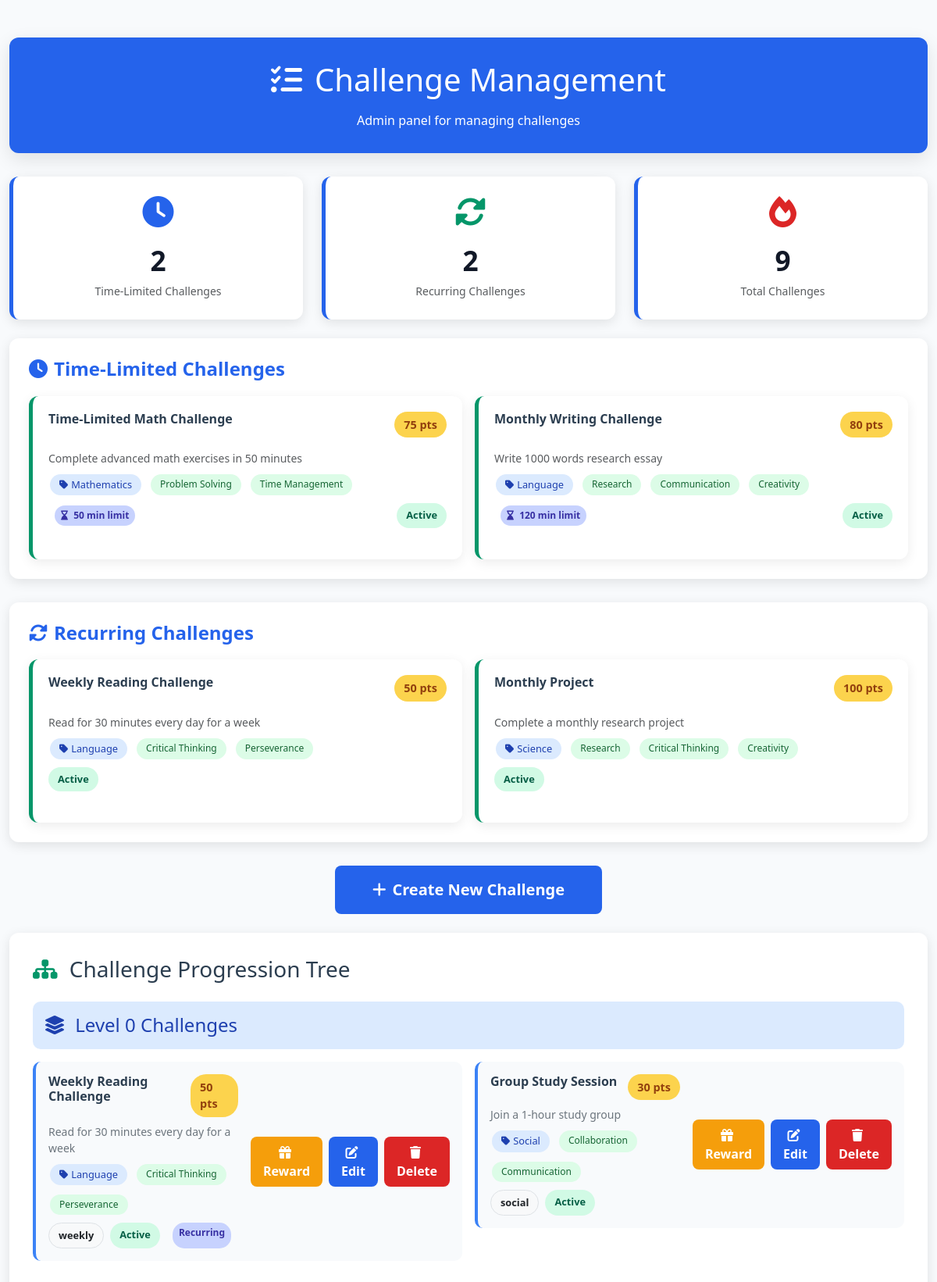
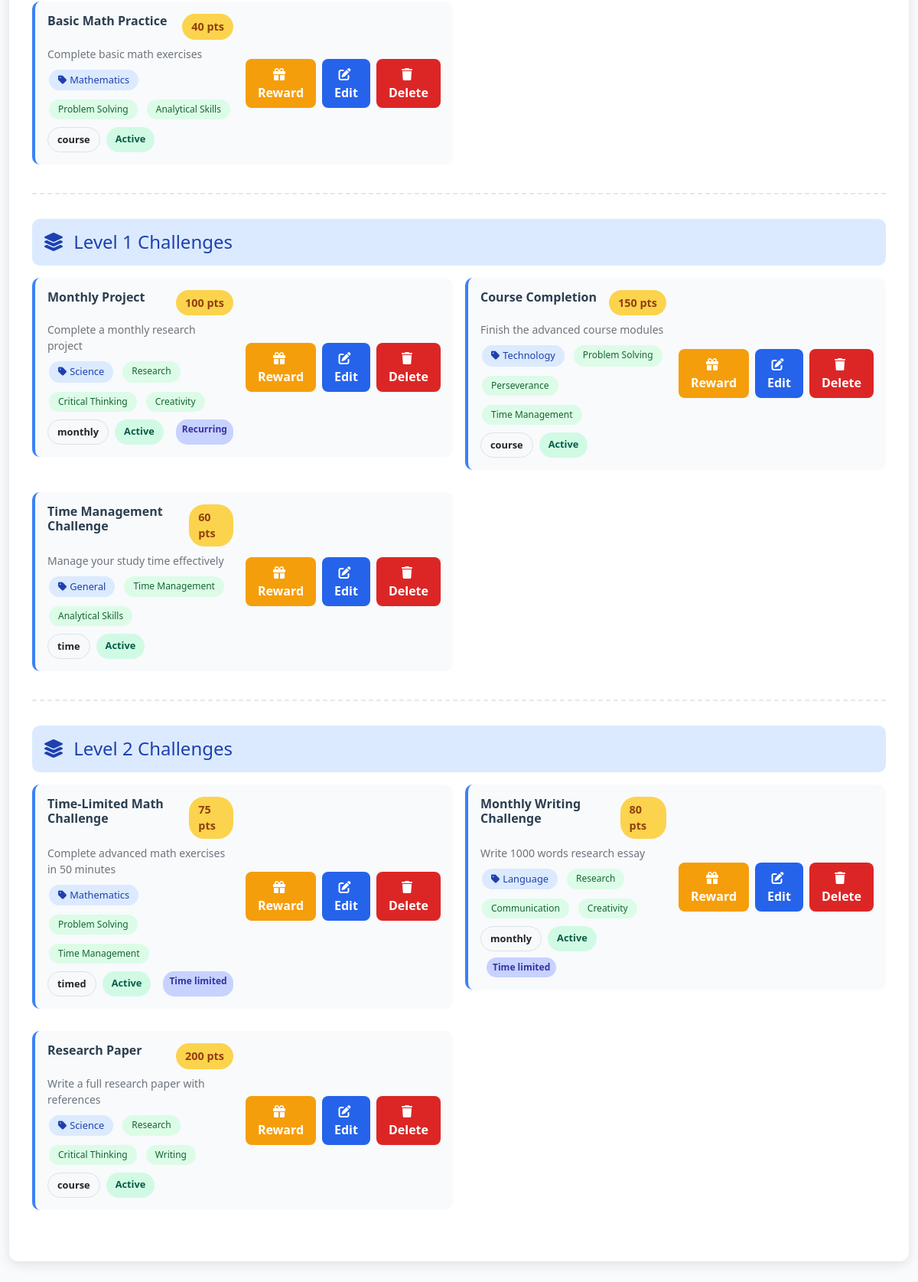
/Views/admin-back-office/Challenges.php, run on the app's committed database (2 pictures, top to bottom).
### tables this page shows
CREATE TABLE challenges (
    id INT AUTO_INCREMENT PRIMARY KEY,
    title VARCHAR(255) NOT NULL,
    description TEXT,
    type ENUM('course', 'time', 'social', 'weekly', 'monthly', 'timed') NOT NULL DEFAULT 'course',
    points INT DEFAULT 0,
    criteria TEXT,
    status ENUM('Active', 'Inactive') DEFAULT 'Active',
    createdBy INT,
    prerequisite_id INT DEFAULT NULL,
    tree_level INT DEFAULT 0,
    tree_order INT DEFAULT 0,
    
     
    schedule_type ENUM('none', 'time_limited', 'recurring') DEFAULT 'none',
    start_date DATETIME,
    end_date DATETIME,
    recurrence_pattern VARCHAR(50),
    time_limit_minutes INT DEFAULT NULL,
    
     
    category VARCHAR(100) DEFAULT 'General',
    skill_tags VARCHAR(255) DEFAULT '',
    
    created_at TIMESTAMP DEFAULT CURRENT_TIMESTAMP,
    FOREIGN KEY (createdBy) REFERENCES users(id) ON DELETE SET NULL,
    FOREIGN KEY (prerequisite_id) REFERENCES challenges(id) ON DELETE SET NULL,
    INDEX idx_status (status),
    INDEX idx_createdBy (createdBy),
    INDEX idx_tree_level (tree_level),
    INDEX idx_category (category),
    INDEX idx_points (points)
);

### Models/Challenges.php (called while the page is built, shortened)
<?php
class Challenges {
    public static function getAll($pdo) {
        $stmt = $pdo->prepare("SELECT id, title, description, type, points, criteria, status, createdBy, prerequisite_id, tree_level, tree_order, schedule_type, time_limit_minutes, category, skill_tags FROM challenges ORDER BY tree_level, tree_order, id DESC");
        $stmt->execute();
        return $stmt->fetchAll(PDO::FETCH_ASSOC);
    }
    public static function getTimeLimitedChallenges($pdo) {
        $stmt = $pdo->prepare("
            SELECT * FROM challenges
            WHERE schedule_type = 'time_limited'
            AND status = 'Active'
            AND (end_date IS NULL OR end_date >= NOW())
            ORDER BY end_date ASC
        ");
        $stmt->execute();
        return $stmt->fetchAll(PDO::FETCH_ASSOC);
    }
    public static function getRecurringChallenges($pdo) {
        $stmt = $pdo->prepare("
            SELECT * FROM challenges
            WHERE schedule_type = 'recurring'
            AND status = 'Active'
            ORDER BY tree_level, tree_order
        ");
        $stmt->execute();
        return $stmt->fetchAll(PDO::FETCH_ASSOC);
    }
 }
?>

### Views/admin-back-office/Challenges.php (the view, shortened to what this page needs)
<?php
require_once __DIR__ . '/../../config.php';
require_once __DIR__ . '/../../Models/Challenges.php';
require_once __DIR__ . '/../../Models/Rewards.php';
$challenges = Challenges::getAll($pdo);
$timeLimitedChallenges = Challenges::getTimeLimitedChallenges($pdo);
$recurringChallenges = Challenges::getRecurringChallenges($pdo);
$challengeTree = [];
foreach ($challenges as $challenge) {
    $level = (int)($challenge['tree_level'] ?? 0);
    if (!isset($challengeTree[$level])) {
        $challengeTree[$level] = [];
    }
    $challengeTree[$level][] = $challenge;
}
ksort($challengeTree);
?>
<!DOCTYPE html>
<html lang="en">
<head>
<link href="../shared-assets/vendor/bootstrap.min.css" rel="stylesheet" />
<link href="https://cdnjs.cloudflare.com/ajax/libs/font-awesome/6.0.0/css/all.min.css" rel="stylesheet">
</head>
<body>
<main class="container py-5">
    <div class="dashboard-header text-center">
        <h1 class="mb-3">
            <i class="fas fa-list-check me-3"></i>Challenge Management
        </h1>
        <p class="mb-0 opacity-90">Admin panel for managing challenges</p>
    </div>
    <div class="row mb-4">
        <div class="col-md-4">
            <div class="stats-card">
                <i class="fas fa-clock mb-3" style="font-size: 2.5rem; color: #2563eb;"></i>
                <div style="font-size: 2.2rem; font-weight: 700; color: #111827;">
                    <?= count($timeLimitedChallenges) ?>
                </div>
                <small class="text-muted">Time-Limited Challenges</small>
            </div>
        </div>
        <div class="col-md-4">
            <div class="stats-card">
                <i class="fas fa-sync-alt mb-3" style="font-size: 2.5rem; color: #059669;"></i>
                <div style="font-size: 2.2rem; font-weight: 700; color: #111827;">
                    <?= count($recurringChallenges) ?>
                </div>
                <small class="text-muted">Recurring Challenges</small>
            </div>
        </div>
        <div class="col-md-4">
            <div class="stats-card">
                <i class="fas fa-fire mb-3" style="font-size: 2.5rem; color: #dc2626;"></i>
                <div style="font-size: 2.2rem; font-weight: 700; color: #111827;">
                    <?= count($challenges) ?>
                </div>
                <small class="text-muted">Total Challenges</small>
            </div>
        </div>
    </div>
    <?php if (!empty($timeLimitedChallenges)): ?>
    <div class="feature-section">
        <h4><i class="fas fa-clock me-2"></i>Time-Limited Challenges</h4>
        <div class="row g-3">
            <?php foreach ($timeLimitedChallenges as $challenge): ?>
                <div class="col-md-6">
                    <div class="challenge-card">
                        <div class="d-flex justify-content-between align-items-start mb-3">
                            <h6 class="fw-bold mb-0"><?= htmlspecialchars($challenge['title']) ?></h6>
                            <span class="points-badge"><?= $challenge['points'] ?> pts</span>
                        </div>
                        <p class="text-muted small mb-2"><?= htmlspecialchars($challenge['description']) ?></p>
                        <div class="d-flex flex-wrap gap-2 mb-2">
                            <?php if ($challenge['category']): ?>
                                <span class="category-badge">
                                    <i class="fas fa-tag me-1"></i><?= htmlspecialchars($challenge['category']) ?>
                                </span>
                            <?php endif; ?>
                            <?php if ($challenge['skill_tags']):
                                $tags = explode(',', $challenge['skill_tags']);
                                foreach ($tags as $tag):
                                    $trimmedTag = trim($tag);
                                    if (!empty($trimmedTag)):
                            ?>
                                <span class="skill-tag"><?= htmlspecialchars($trimmedTag) ?></span>
                            <?php
                                    endif;
                                endforeach;
                            endif; ?>
                        </div>
                        <div class="d-flex justify-content-between align-items-center">
                            <?php if ($challenge['time_limit_minutes']): ?>
                                <span class="schedule-badge">
                                    <i class="fas fa-hourglass-end me-1"></i>
                                    <?= $challenge['time_limit_minutes'] ?> min limit
                                </span>
                            <?php endif; ?>
                            <span class="badge-status badge-active">Active</span>
                        </div>
                    </div>
                </div>
            <?php endforeach; ?>
        </div>
    </div>
    <?php endif; ?>
    <?php if (!empty($recurringChallenges)): ?>
    <div class="feature-section">
        <h4><i class="fas fa-sync-alt me-2"></i>Recurring Challenges</h4>
        <div class="row g-3">
            <?php foreach ($recurringChallenges as $challenge): ?>
                <div class="col-md-6">
                    <div class="challenge-card">
                        <div class="d-flex justify-content-between align-items-start mb-3">
                            <h6 class="fw-bold mb-0"><?= htmlspecialchars($challenge['title']) ?></h6>
                            <span class="points-badge"><?= $challenge['points'] ?> pts</span>
                        </div>
                        <p class="text-muted small mb-2"><?= htmlspecialchars($challenge['description']) ?></p>
                        <div class="d-flex flex-wrap gap-2 mb-2">
                            <?php if ($challenge['category']): ?>
                                <span class="category-badge">
                                    <i class="fas fa-tag me-1"></i><?= htmlspecialchars($challenge['category']) ?>
                                </span>
                            <?php endif; ?>
                            <?php if ($challenge['skill_tags']):
                                $tags = explode(',', $challenge['skill_tags']);
                                foreach ($tags as $tag):
                                    $trimmedTag = trim($tag);
                                    if (!empty($trimmedTag)):
                            ?>
                                <span class="skill-tag"><?= htmlspecialchars($trimmedTag) ?></span>
                            <?php
                                    endif;
                                endforeach;
                            endif; ?>
                        </div>
                        <div class="d-flex justify-content-between align-items-center">
                            <span class="badge-status badge-active">Active</span>
                        </div>
                    </div>
                </div>
            <?php endforeach; ?>
        </div>
    </div>
    <?php endif; ?>
    <div class="row mb-4">
        <div class="col-12 text-center">
            <button id="createChallengeBtn" class="btn create-btn fs-5 px-5 py-3">
                <i class="fas fa-plus me-2"></i>Create New Challenge
            </button>
        </div>
    </div>
    <div class="tree-view">
        <h3 class="mb-4">
            <i class="fas fa-sitemap me-2" style="color: #059669;"></i>
            Challenge Progression Tree
        </h3>
        <?php if (!empty($challengeTree)): ?>
            <?php foreach ($challengeTree as $level => $challenges): ?>
                <div class="tree-path">
                    <div class="path-header">
                        <h4 class="mb-0">
                            <i class="fas fa-layer-group me-2"></i>
                            Level <?= $level ?> Challenges
                        </h4>
                    </div>
                    <div class="row g-3">
                        <?php foreach ($challenges as $c): ?>
                            <div class="col-lg-6">
                                <div class="challenge-node">
                                    <div class="flex-grow-1">
                                        <div class="d-flex justify-content-between align-items-start mb-2">
                                            <h6 class="mb-0 fw-bold"><?= htmlspecialchars($c['title']) ?></h6>
                                            <span class="points-badge"><?= $c['points'] ?> pts</span>
                                        </div>
                                        <p class="text-secondary mb-2 small"><?= htmlspecialchars($c['description'] ?? 'No description') ?></p>
                                        <div class="d-flex flex-wrap gap-2 mb-2">
                                            <?php if ($c['category']): ?>
                                                <span class="category-badge">
                                                    <i class="fas fa-tag me-1"></i><?= htmlspecialchars($c['category']) ?>
                                                </span>
                                            <?php endif; ?>
                                            <?php if ($c['skill_tags']):
                                                $tags = explode(',', $c['skill_tags']);
                                                foreach ($tags as $tag):
                                                    $trimmedTag = trim($tag);
                                                    if (!empty($trimmedTag)):
                                            ?>
                                                <span class="skill-tag"><?= htmlspecialchars($trimmedTag) ?></span>
                                            <?php
                                                    endif;
                                                endforeach;
                                            endif; ?>
                                        </div>
                                        <div class="d-flex gap-2 flex-wrap">
                                            <span class="badge-status bg-light border text-dark"><?= htmlspecialchars($c['type']) ?></span>
                                            <span class="badge-status <?= $c['status']=='Active' ? 'badge-active' : 'badge-inactive' ?>">
                                                <?= htmlspecialchars($c['status']) ?>
                                            </span>
                                            <?php if ($c['schedule_type'] != 'none'): ?>
                                                <span class="schedule-badge"><?= htmlspecialchars(ucfirst(str_replace('_', ' ', $c['schedule_type']))) ?></span>
                                            <?php endif; ?>
                                        </div>
                                    </div>
                                    <div class="ms-3 d-flex gap-2">
                                        <button class="btn reward-btn" onclick="showRewardModal(<?= $c['id'] ?>)">
                                            <i class="fas fa-gift me-1"></i>Reward
                                        </button>
                                        <a href="../../Controllers/ChallengesController.php?action=get&id=<?= $c['id'] ?>" class="btn edit-btn">
                                            <i class="fas fa-edit me-1"></i>Edit
                                        </a>
                                        <a href="../../Controllers/ChallengesController.php?action=delete&id=<?= $c['id'] ?>" class="btn delete-btn" onclick="return confirm('Are you sure you want to delete this challenge?')">
                                            <i class="fas fa-trash me-1"></i>Delete
                                        </a>
                                    </div>
                                </div>
                            </div>
                        <?php endforeach; ?>
                    </div>
                </div>
            <?php endforeach; ?>
        <?php endif; ?>
    </div>
</main>
</body>
</html>

### data on the page
challenges: title "Time-Limited Math Challenge", points "75", description "Complete advanced math exercises in 50 minutes", category "Mathematics", skill_tags "Problem Solving", skill_tags "Time Management", time_limit_minutes "50", type "timed", status "Active", schedule_type "Time limited"
challenges: title "Monthly Writing Challenge", points "80", description "Write 1000 words research essay", category "Language", skill_tags "Research", skill_tags "Communication", skill_tags "Creativity", time_limit_minutes "120", type "monthly", status "Active", schedule_type "Time limited"
challenges: title "Weekly Reading Challenge", points "50", description "Read for 30 minutes every day for a week", category "Language", skill_tags "Critical Thinking", skill_tags "Perseverance", type "weekly", status "Active", schedule_type "Recurring"
challenges: title "Monthly Project", points "100", description "Complete a monthly research project", category "Science", skill_tags "Research", skill_tags "Critical Thinking", skill_tags "Creativity", type "monthly", status "Active", schedule_type "Recurring"
challenges: title "Group Study Session", points "30", description "Join a 1-hour study group", category "Social", skill_tags "Collaboration", skill_tags "Communication", type "social", status "Active"
challenges: title "Basic Math Practice", points "40", description "Complete basic math exercises", category "Mathematics", skill_tags "Problem Solving", skill_tags "Analytical Skills", type "course", status "Active"
challenges: title "Course Completion", points "150", description "Finish the advanced course modules", category "Technology", skill_tags "Problem Solving", skill_tags "Perseverance", skill_tags "Time Management", type "course", status "Active"
challenges: title "Time Management Challenge", points "60", description "Manage your study time effectively", category "General", skill_tags "Time Management", skill_tags "Analytical Skills", type "time", status "Active"
challenges: tree_level "2", title "Research Paper", points "200", description "Write a full research paper with references", category "Science", skill_tags "Research", skill_tags "Critical Thinking", skill_tags "Writing", type "course", status "Active"

### other printed values
count($timeLimitedChallenges) "2"
count($recurringChallenges) "2"
count($challenges) "9"
$level "0"
$level "1"
